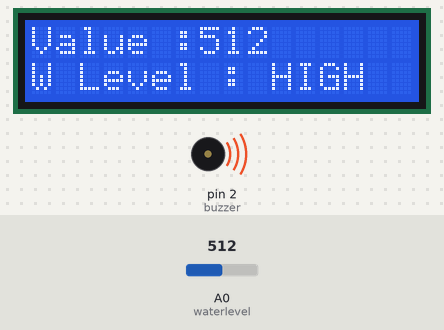
The sketch below on a simulated Arduino Uno, built with avr-gcc and run on an emulated ATmega328P. Shown: 16×2 character LCD, buzzer (waves = sounding, pin HIGH). The inputs (shaded band) are chosen by the test bench; at power-on: A0 (waterlevel) = 512. What the sketch prints to the serial monitor is not drawn.

Above: at 1.2 s.
1.3 s: A0 (waterlevel) set to 340
At 2.5 s:
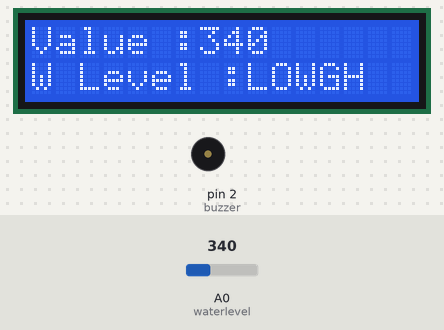
2.8 s: A0 (waterlevel) set to 363
At 4.0 s:
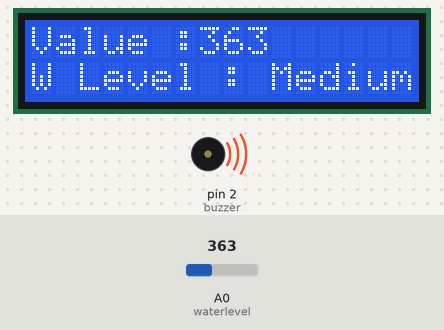
4.3 s: A0 (waterlevel) set to 306
At 4.6 s:
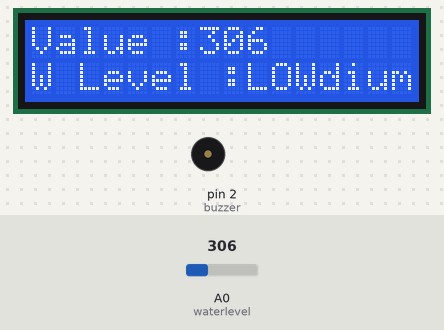
5.8 s: A0 (waterlevel) set to 0
At 7.0 s:
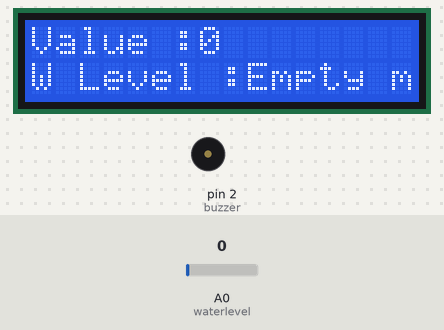
7.3 s: A0 (waterlevel) set to 3
At 7.8 s:
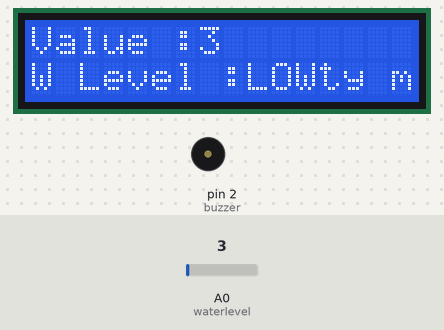
Timing chart, 0 to 9.8 s (numbered marks = the images above; inputs shaded):
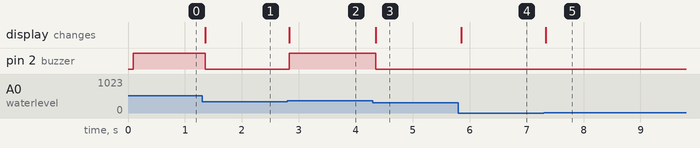

The sketch:

WATER_LEVEL.ino
```cpp
#include <LiquidCrystal_I2C.h>
LiquidCrystal_I2C lcd(0x27, 16, 2);
#include <Wire.h>

int buzzer = 2;     // inisialisasi buzzer pin pada 2
int waterlevel = A0;     // inisialisasi buzzer pin pada A0 WATER LEVEL


void setup() {
pinMode(waterlevel, INPUT);     //pengaturan pin WATER LEVEL sebagai input
pinMode(buzzer, OUTPUT);  // Untuk menentukan pin buzzer sebagai output
  Serial.begin(9600);
  lcd.init();
  lcd.backlight();
  lcd.clear();
}


void loop() {
  int value = analogRead(waterlevel);
  lcd.setCursor(0, 0);
  lcd.print("Value :");
  lcd.print(value);
  lcd.print("   ");
  Serial.println(value);
  lcd.setCursor(0, 1);
  lcd.print("W Level :");


  if (value == 0) {
    lcd.print("Empty ");
    digitalWrite(buzzer, LOW);
  } else if (value > 1 && value < 350) {
    lcd.print("LOW");
    digitalWrite(buzzer, LOW);
  } else if (value > 350 && value < 510) {
    lcd.print(" Medium");
    digitalWrite(buzzer, HIGH);
  } else if (value > 510){
    lcd.print(" HIGH  ");
    digitalWrite(buzzer, HIGH);
  }
}
```

Measured:
- the behaviour switches between 350 and 351 on A0 (waterlevel) (found by bisection; images 1 and 2)
- the behaviour switches between 1 and 2 on A0 (waterlevel) (found by bisection; images 4 and 5)
- after the input at 1.3 s, pin 2 (buzzer): HIGH → LOW after 0.05 s; the display: changes after 0.05 s (image 1)
- after the input at 2.8 s, pin 2 (buzzer): LOW → HIGH at once; the display: changes at once (image 2)
- after the input at 4.3 s, pin 2 (buzzer): HIGH → LOW after 0.05 s; the display: changes after 0.05 s (image 3)
- after the input at 5.8 s, the display: changes after 0.05 s (image 4)
- after the input at 7.3 s, the display: changes at once (image 5)
